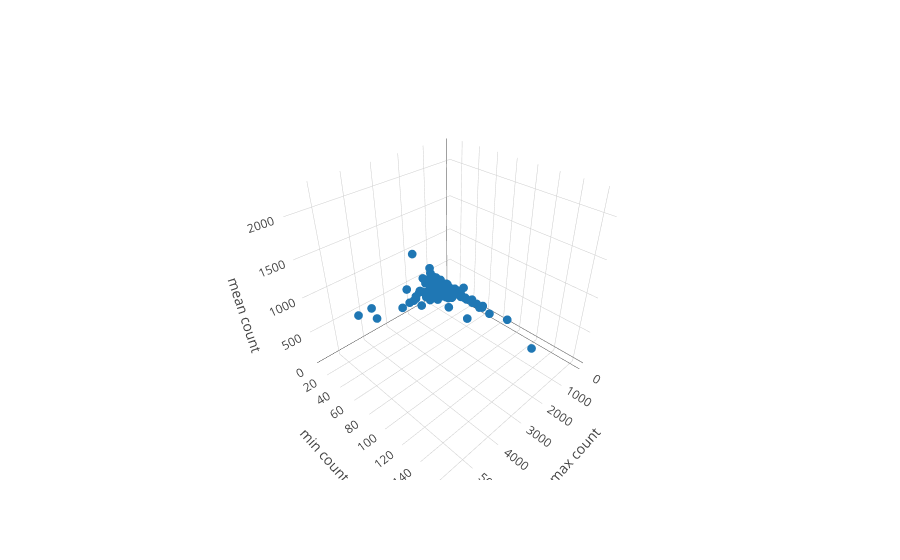

The cell this chart's notebook holds for it:
### Code cell
trace1 = Scatter3d(x = X['max_count'] ,
                   y = X['min_count'] , 
                   z = X['mean_count'],
                   mode = 'markers',
                   marker = dict(
                   size = 3))
data = [trace1]
layout = Layout(
    scene=Scene(
        xaxis=XAxis(title='max count'),
        yaxis=YAxis(title='min count'),
        zaxis=ZAxis(title='mean count')
    )
)
fig = Figure(data = data, layout = layout)
iplot(fig, filename='scatter-mode-3d')

### Figure 1 — Plotly figure (JSON) as saved in the notebook; plotly's stock layout.template omitted (floating-point values rounded to 4 significant figures; data arrays with more than 128 entries replaced by an {"elided": "..."} marker saying what was removed)
{"data": [{"marker": {"size": 3}, "mode": "markers", "type": "scatter3d", "x": {"elided": "9999 int values"}, "y": {"elided": "9999 int values"}, "z": {"elided": "9999 float values"}}], "layout": {"scene": {"xaxis": {"title": "max count"}, "yaxis": {"title": "min count"}, "zaxis": {"title": "mean count"}}}}
